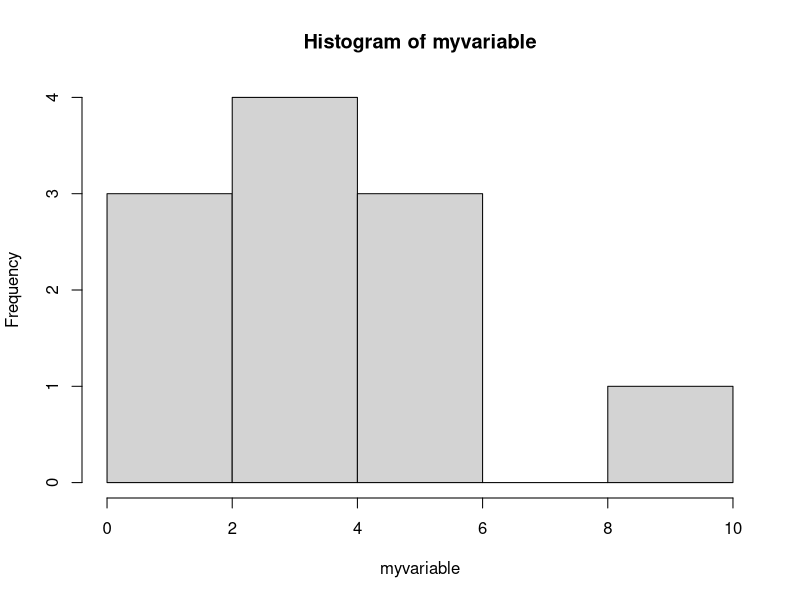

R code for this plot:
## ---- chunk 1
myvariable =c(1, 2, 3, 4, 5, 5, 5, 10, 4, 3, 2)
#mean
mean (myvariable)
#min 
min(myvariable)
#max
max(myvariable)
#standard dev
sd(myvariable)
#qauntiles
quantile(myvariable)
## ---- chunk 2
library(plyr)
hist(myvariable)
## ---- chunk 3

count(myvariable)
## ---- chunk 4
myvariable
myvariable[c(-2,-4)]
## ---- chunk 5
myvariable
myvariable[c(TRUE, FALSE)]
## ---- chunk 6
heroType <- c("fighter", "scout", "fighter")
heroType <- factor (heroType, levels=c("fighter", "scout", "mage"))
heroType
## ---- chunk 7
listPlayers <- list(names= c("Tammy", "John", "Katherine", "Tom"), score= c(10,10,20, 20))
## ---- chunk 8
listPlayers$score
listPlayers$names
## ---- chunk 9
mean(listPlayers$score)
## ---- chunk 10
listPlayers <- data.frame(names= c("Tammy", "John", "Katherine", "Tom"), score= c(10,10,20, 20))
listPlayers
## ---- chunk 11
listPlayers[2]
listPlayers$score
## ---- chunk 12
listPlayers
scoresHigherThan20 = listPlayers$score >=20
scoresHigherThan20
listPlayers[scoresHigherThan20,]

